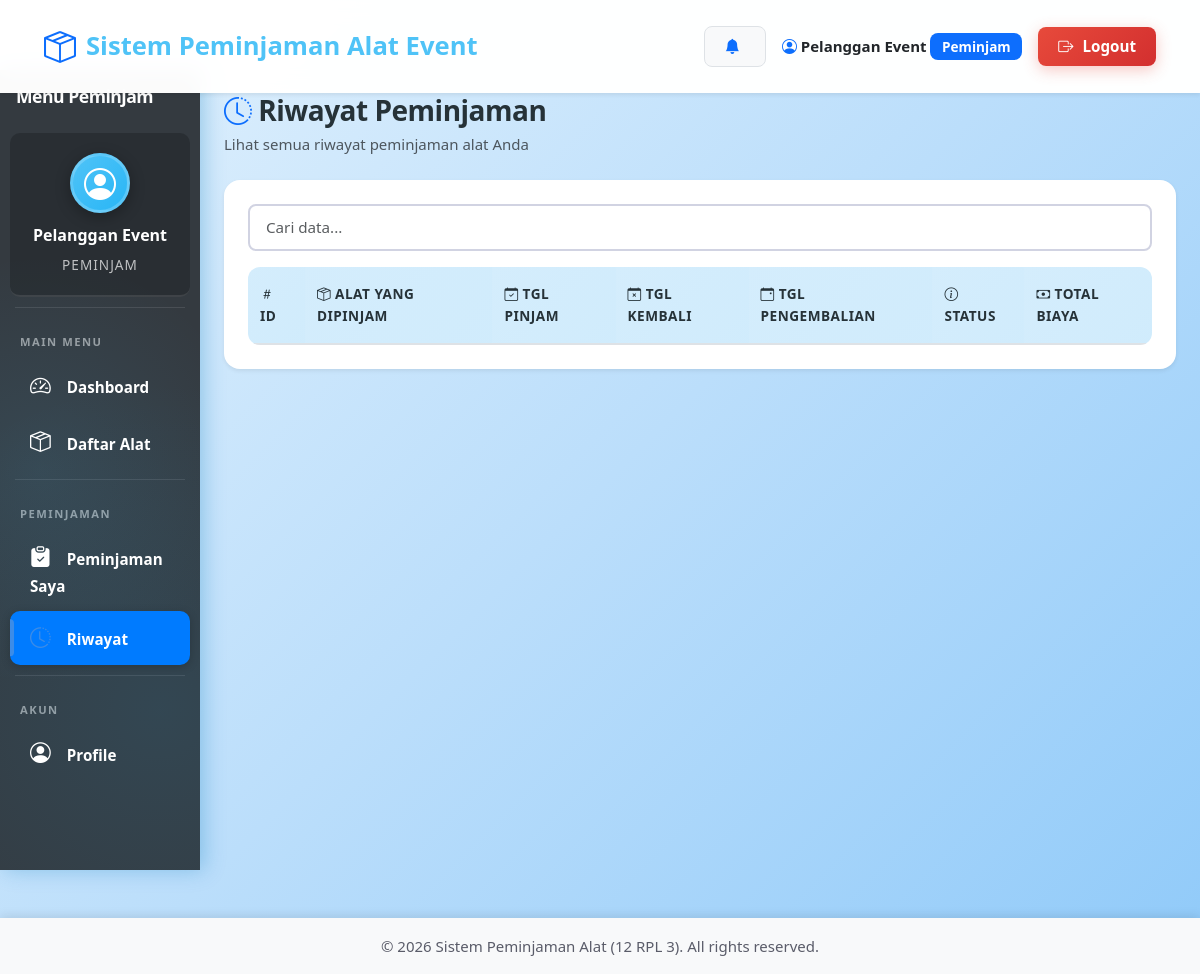
/peminjam/riwayat.php (signed in), run on an earlier commit of the app's database.
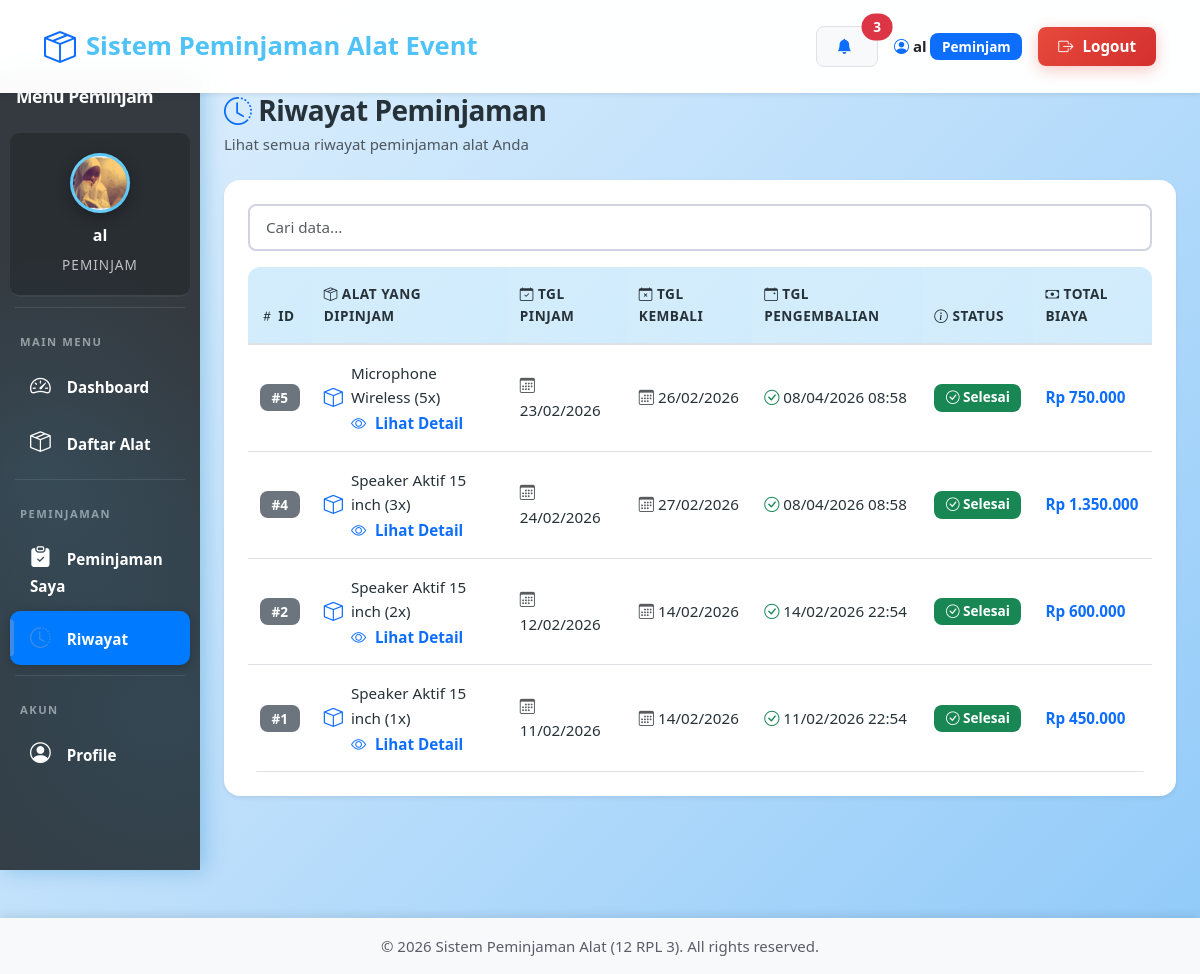
And on a later commit of the database.
### tables this page shows
CREATE TABLE `peminjaman` (
  `id` int NOT NULL,
  `nama_alat` varchar(50) NOT NULL,
  `peminjam_id` int NOT NULL,
  `tanggal_pinjam` date NOT NULL,
  `tanggal_kembali` date NOT NULL,
  `tanggal_pengembalian` datetime DEFAULT NULL,
  `kondisi_pengembalian` enum('baik','rusak ringan','rusak berat','hilang') DEFAULT 'baik',
  `catatan_pengembalian` text,
  `status` enum('pending','disetujui','ditolak','dipinjam','selesai') DEFAULT 'pending',
  `total_biaya` decimal(10,2) DEFAULT NULL,
  `denda` decimal(10,2) DEFAULT '0.00',
  `keterangan` text,
  `petugas_id` int DEFAULT NULL,
  `created_at` timestamp NULL DEFAULT CURRENT_TIMESTAMP,
  `deleted_at` datetime DEFAULT NULL
);

### peminjam/riwayat.php (the view, shortened to what the changed rows need)
<?php
require_once '../config/database.php';
include '../includes/header.php';
?>
<div class="container-fluid">
    <div class="row">
        <?php include '../includes/peminjam_sidebar.php'; ?>
        <div class="col-md-10 p-4">
            <div class="d-flex justify-content-between align-items-center mb-4">
                <div>
                    <h2 class="mb-1"><i class="bi bi-clock-history text-primary"></i> Riwayat Peminjaman</h2>
                </div>
            </div>
            <div class="card shadow-sm border-0">
                <div class="card-body">
                    <div class="table-responsive">
                        <table class="table table-hover align-middle mb-0">
                            <thead class="table-light">
                                <tr>
                                    <th><i class="bi bi-hash"></i> ID</th>
                                    <th><i class="bi bi-box-seam"></i> Alat yang Dipinjam</th>
                                    <th><i class="bi bi-calendar-check"></i> Tgl Pinjam</th>
                                    <th><i class="bi bi-calendar-x"></i> Tgl Kembali</th>
                                    <th><i class="bi bi-calendar-event"></i> Tgl Pengembalian</th>
                                    <th><i class="bi bi-info-circle"></i> Status</th>
                                    <th><i class="bi bi-cash"></i> Total Biaya</th>
                                </tr>
                            </thead>
                        <tbody>
                            <?php
                            $query = "SELECT * FROM peminjaman
                                     WHERE peminjam_id = $user_id AND status IN ('selesai', 'ditolak')
                                     ORDER BY id DESC";
                            $result = mysqli_query($conn, $query);
                            while ($row = mysqli_fetch_assoc($result)):
                                $detail_q = "SELECT dp.*, a.nama_alat FROM detail_peminjaman dp
                                            JOIN alat a ON dp.alat_id = a.id
                                            WHERE dp.peminjaman_id = {$row['id']}";
                                $detail_r = mysqli_query($conn, $detail_q);
                                $alat_list = [];
                                while ($d = mysqli_fetch_assoc($detail_r)) {
                                    $alat_list[] = $d['nama_alat'] . ' (' . $d['jumlah'] . 'x)';
                                }
                                $alat_display = implode(', ', $alat_list);
                            ?>
                            <tr>
                                <td><span class="badge bg-secondary">#<?php echo $row['id']; ?></span></td>
                                <td>
                                    <div class="d-flex align-items-center">
                                        <i class="bi bi-box text-primary me-2" style="font-size: 1.2rem;"></i>
                                        <div>
                                            <div><?php echo strlen($alat_display) > 50 ? substr($alat_display, 0, 50) . '...' : $alat_display; ?></div>
                                            <button class="btn btn-sm btn-link p-0 text-decoration-none" data-bs-toggle="modal" data-bs-target="#detailModal<?php echo $row['id']; ?>">
                                                <i class="bi bi-eye"></i> Lihat Detail
                                            </button>
                                        </div>
                                    </div>
                                </td>
                                <td><i class="bi bi-calendar3 text-muted me-1"></i><?php echo date('d/m/Y', strtotime($row['tanggal_pinjam'])); ?></td>
                                <td><i class="bi bi-calendar3 text-muted me-1"></i><?php echo date('d/m/Y', strtotime($row['tanggal_kembali'])); ?></td>
                                <td>
                                    <?php if ($row['tanggal_pengembalian']): ?>
                                        <i class="bi bi-check-circle text-success me-1"></i><?php echo date('d/m/Y H:i', strtotime($row['tanggal_pengembalian'])); ?>
                                    <?php else: ?>
                                        <span class="text-muted">-</span>
                                    <?php endif; ?>
                                </td>
                                <td>
                                    <?php if ($row['status'] == 'selesai'): ?>
                                        <span class="badge bg-success"><i class="bi bi-check-circle"></i> Selesai</span>
                                    <?php else: ?>
                                        <span class="badge bg-danger"><i class="bi bi-x-circle"></i> Ditolak</span>
                                    <?php endif; ?>
                                </td>
                                <td><strong class="text-primary">Rp <?php echo number_format($row['total_biaya'], 0, ',', '.'); ?></strong></td>
                            </tr>
                            <?php endwhile; ?>
                        </tbody>
                    </table>
                    </div>
                </div>
            </div>
        </div>
    </div>
</div>
<?php include '../includes/footer.php'; ?>

### includes/header.php (shortened to what the changed rows need)
<!DOCTYPE html>
<html lang="id">
<head>
    <link href="https://cdn.jsdelivr.net/npm/bootstrap@5.3.0/dist/css/bootstrap.min.css" rel="stylesheet">
    <link rel="stylesheet" href="https://cdn.jsdelivr.net/npm/bootstrap-icons@1.10.0/font/bootstrap-icons.css">
    <link rel="stylesheet" href="<?php echo BASE_PATH; ?>assets/css/style.css">
</head>
<body>
    <nav class="navbar navbar-expand-lg navbar-light bg-white shadow-sm">
        <div class="container-fluid">
            <?php
            $notif_count = 0;
            if (isset($_SESSION['user_id']) && isset($_SESSION['role'])) {
                if ($_SESSION['role'] == 'peminjam') {
                    $user_id = $_SESSION['user_id'];
                    $query_late = "SELECT p.*,
                                  DATEDIFF(CURDATE(), p.tanggal_kembali) as hari_terlambat,
                                  (SELECT GROUP_CONCAT(a.nama_alat SEPARATOR ', ')
                                   FROM detail_peminjaman dp
                                   JOIN alat a ON dp.alat_id = a.id
                                   WHERE dp.peminjaman_id = p.id) as alat_list
                                  FROM peminjaman p
                                  WHERE p.peminjam_id = $user_id
                                  AND p.status = 'dipinjam'
                                  AND p.tanggal_kembali < CURDATE()
                                  ORDER BY p.tanggal_kembali ASC";
                    $result_late = mysqli_query($conn, $query_late);
                    while ($row = mysqli_fetch_assoc($result_late)) {
                        $notif_count++;
                    }
                }
            }
            ?>
            <?php if (isset($_SESSION['user_id'])): ?>
            <div class="navbar-nav ms-auto d-flex align-items-center">
                <div class="dropdown me-3">
                    <a class="btn btn-light border position-relative" href="#" role="button" data-bs-toggle="dropdown" aria-expanded="false">
                        <i class="bi bi-bell-fill text-primary"></i>
                        <?php if ($notif_count > 0): ?>
                        <span class="position-absolute top-0 start-100 translate-middle badge rounded-pill bg-danger">
                            <?php echo $notif_count; ?>
                        </span>
                        <?php endif; ?>
                    </a>
                </div>
                <span class="navbar-text text-dark me-3 fw-bold">
                    <i class="bi bi-person-circle text-primary"></i> <?php echo $_SESSION['nama']; ?>
                    <span class="badge bg-primary"><?php echo ucfirst($_SESSION['role']); ?></span>
                </span>
                <a href="<?php echo BASE_PATH; ?>auth/logout.php" class="btn btn-danger btn-sm">
                    <i class="bi bi-box-arrow-right"></i> Logout
                </a>
            </div>
            <?php endif; ?>
        </div>
    </nav>

### includes/peminjam_sidebar.php (shortened to what the changed rows need)
<div class="col-md-2 sidebar p-0">
    <div class="sidebar-user-card">
        <div class="user-avatar">
            <?php if (isset($_SESSION['foto_profile']) && $_SESSION['foto_profile'] && file_exists('../' . $_SESSION['foto_profile'])): ?>
                <img src="../<?php echo $_SESSION['foto_profile']; ?>" alt="Profile" style="width: 100%; height: 100%; object-fit: cover; border-radius: 50%;">
            <?php else: ?>
                <i class="bi bi-person-circle"></i>
            <?php endif; ?>
        </div>
        <div class="user-name"><?php echo $_SESSION['nama']; ?></div>
        <div class="user-role"><?php echo ucfirst($_SESSION['role']); ?></div>
    </div>
</div>

What changed in the data, as far as the page shows it:
added peminjaman: id "5", alat_display "Microphone Wireless (5x)", tanggal_pinjam "23/02/2026", tanggal_kembali "26/02/2026", tanggal_pengembalian "08/04/2026 08:58", status "selesai" (drawn), total_biaya "750.000"
added peminjaman: id "4", alat_display "Speaker Aktif 15 inch (3x)", tanggal_pinjam "24/02/2026", tanggal_kembali "27/02/2026", tanggal_pengembalian "08/04/2026 08:58", status "selesai" (drawn), total_biaya "1.350.000"
added peminjaman: id "2", alat_display "Speaker Aktif 15 inch (2x)", tanggal_pinjam "12/02/2026", tanggal_kembali "14/02/2026", tanggal_pengembalian "14/02/2026 22:54", status "selesai" (drawn), total_biaya "600.000"
added peminjaman: id "1", alat_display "Speaker Aktif 15 inch (1x)", tanggal_pinjam "11/02/2026", tanggal_kembali "14/02/2026", tanggal_pengembalian "11/02/2026 22:54", status "selesai" (drawn), total_biaya "450.000"
Also different on the page:
$notif_count: (not shown) → "3"
$_SESSION['nama']: "Pelanggan Event" → "al"
